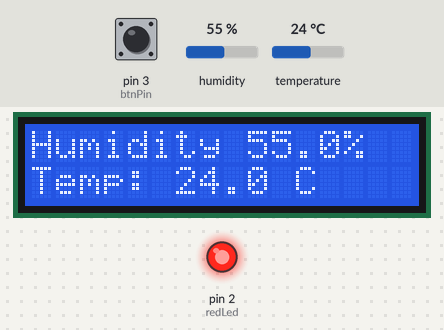
Recording of a sketch running on a simulated Arduino Mega 2560, built with avr-gcc and run on an emulated ATmega2560. Shown: 16×2 character LCD, output pins drawn as LEDs (lit = HIGH). The test bench sets the inputs (shaded band); at power-on: humidity 55 %, temperature 24 °C, pin 3 (btnPin) HIGH. WiFi joins after 1.5 s; servers stay silent unless stated; uploads are accepted with an empty reply; the modem accepts every AT command (registered, SIM ready, sends succeed) and sends nothing else; what the sketch prints to the serial monitor is not drawn.

Above: at 2.8 s.
2.9 s: humidity set to 22 %
At 4.1 s:
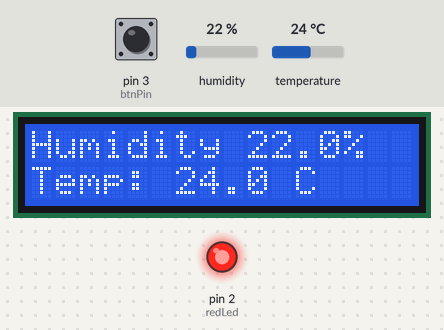
4.4 s: temperature set to 12 °C
At 5.4 s:
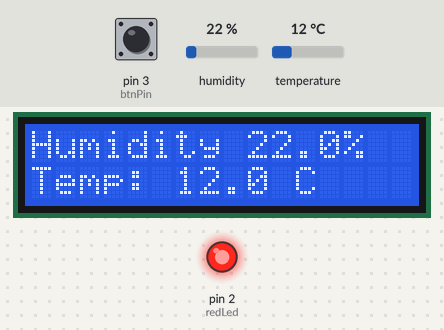
5.9 s: humidity set to 40 %
At 6.6 s:
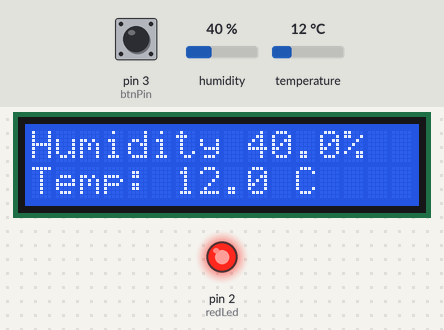
7.4 s: temperature set to 19 °C
At 7.8 s:
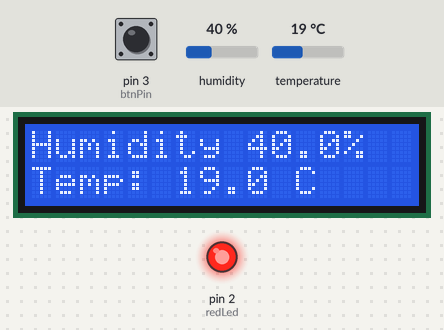
Timing chart, 0 to 9.9 s (numbered marks = the images above; inputs shaded):
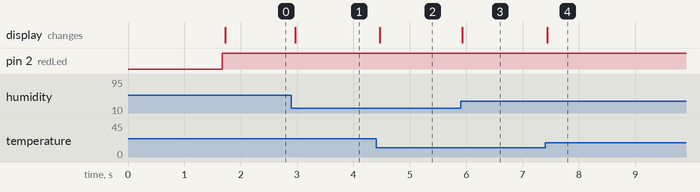

The sketch:

sketch_mar15a.ino
```cpp
#include <LiquidCrystal_I2C.h>
#include <Wire.h>
#include "WiFiEsp.h"
#include <dht.h>;
dht DHT;

WiFiEspClient client;

// variables for user functions
long timer = 0;

// WiFi Stuff

char ssid[] = "Arduino";
char pass[] = "Zp3Y8FKt";
int status = WL_IDLE_STATUS;

// your server address
char server[] = "85307.hosting.ict-college.net";
char postPage[] = "/projects/ebsyHouse/post.php";

/// vars used for timing/timeout
unsigned long lastConnectionTime = 0;
unsigned long postingInterval = 5000;

bool readSenors = true;
String content;

#define btnPin 3
#define redLed 2
#define DHT11_PIN 4

double temp;
double hum;
int light;
int tempCap = 50;

byte oldPinState = HIGH;

LiquidCrystal_I2C lcd(0x27,16,2);
// the setup function runs once when you press reset or power the board

void setup() {
  // initialize digital pin LED_BUILTIN as an output.
  Serial.begin(115200);
  pinMode(btnPin, INPUT_PULLUP);
  pinMode(redLed, OUTPUT);
  lcd.init();
  lcd.backlight();
  SetupWifi();
}

// the loop function runs over and over again forever
void loop()
{
  byte pinState = digitalRead(btnPin);
  byte ledState = digitalRead(redLed);

/*
  if (pinState != oldPinState)
  {
    delay (10);  // debounce
    if (pinState == LOW)
    {
      digitalWrite (redLed, !digitalRead (redLed));
    }
    oldPinState = pinState;
  }
  */

  if(readSenors == true)
  {
    digitalWrite(redLed, HIGH);
  }
  else
  {
    digitalWrite(redLed, LOW);
  }

  if(readSenors == true)
  {
    temp = DHT.temperature;
    hum = DHT.humidity;
    light = 1;
    MakeMessege();

    int chk = DHT.read11(DHT11_PIN);
    lcd.display();
    lcd.backlight();
    lcd.setCursor(0,0);

    lcd.print("Humidity ");
    lcd.print(DHT.humidity, 1);
    lcd.print("%");

    lcd.setCursor (0, 1);
    lcd.print ("Temp: ");
    lcd.print(DHT.temperature, 1);
    lcd.print(" C");

  }

  handleHttpPost();
  handleHttpResponce();
}


void handleHttpResponce()
{
  String readString;
  // receive incommin wifi data
  while (client.available()) {
    char c = client.read();
    readString += c;
    //Serial.print(c); // debug only
  }
   if (readString.length() >0)
   {
   // Serial.println(readString); // debug only

    /* insert your processString function to get the data form the serever
        e.g:  int dataReceived = processString(readString, start, end);
    */

    client.stop();           // stop http client
    readSenors = true;       // sensors can be read again
  }
}


/* function     : (String strInput, String keyStart, String keyEnd)
|*
|* Description  : Seach trough a string to find the value after keyStart and before keyEnd
|*                e.g. strInput = LED01!DOOR04!RFID93283959235!  KeyStart = DOOR; KeyEnd = !
|*                returns 04
|*
|* In/Out       : in  : String to search trough
|*                in  : search word and end char
|*                out : value received from server
*/
int processString(String strInput, String keyStart, String keyEnd)
{

}

void parseString(String input)
{
  /*

double temp;
double hum;
int light;
int tempCap = 50;

  */

  int start = 0;
  int end = input.indexOf("#");

  while (end != -1)
  {
    String substring = input.substring(start, end);
    int starIndex = substring.indexOf("*");
    String varName = substring.substring(0, starIndex);
    String varValue = substring.substring(starIndex + 1);

    if(varName == "temp")
    {
      temp = varValue.toInt();
    }
    else if(varName == "hum")
    {
      hum = varValue.toInt();
    }
    else if(varName == "light")
    {
      light = varValue.toInt();
    }


    start = end + 1;
    end = input.indexOf("#", start);
  }
}

void MakeMessege()
{
  String tmpString = "temperature=";
  String humString = "&humidity=";
  String lightString = "&light=";

  content = tmpString + temp + humString + hum + lightString + light;

  //rfid code
  //content += rfidCode()
}


#pragma region dontChangeCode
  /*------------------------------------------------------------------------------
  |*  FUNCTIONS -- DO NOT CHANGE!!
  |*------------------------------------------------------------------------------
  */
  /* function     : handleHttpPost(String)
  |*
  |* Description  : this method sends a post request to the server
  |*
  |* In/Out       : in : nothing
  |*                var: readSenors: disable reading the sensors while sending/receiving
  |*                var: timer: keep track ot the time (elapsed)
  |*                var: client: WifiClient
  |*                var: content: String to be send as post to php page
  |*                out: nothing
  */
  void handleHttpPost()
  {

    // if n seconds have passed since your last connection,
    // then connect again and send data
    if (millis() - lastConnectionTime > postingInterval) {
      readSenors = false;
      timer = millis();
      client.stop();
      httpPostRequest();

      // print the time it took to post the data
      Serial.println("duration : "+ String(millis()-timer));
    }
  }


  /* function     : httpPostRequest(String)
  |*
  |* Description  : this method makes a HTTP POST connection to the server
  |*
  |* In/Out       : in : String to be send as post to php page
  |*                var: server: webserver to connect to
  |*                var: postPage: page to post the string to
  |*                var: client: WifiClient
  |*                out: nothing
  */
  void httpPostRequest()
  {
    // connected?
    if (!client.connected()) {
      Serial.println("Disconnecting from server...");
      client.stop();
    }

    // if there's a successful connection
    if (client.connect(server, 80) || client.connected()) {
      Serial.println("Connecting...");

      /// DO NOT CHANGE! -- making the http header
      client.println("POST "+ String(postPage) + " HTTP/1.1");
      client.println("Host: "+ String(server));
      client.println("User-Agent: arduino-ethernet");
      client.println("Accept: */*");
      client.println("Content-Length: " + String(content.length()));
      client.println("Content-Type: application/x-www-form-urlencoded");
      client.println();
      client.print(content);
      /// do not change!

      // note the time that the connection was made
      lastConnectionTime = millis();

    }
    else {
      // if you couldn't make a connection
      Serial.println("Connection failed");
      delay(1000);
    }
  }


  /* function     : SetupWifi(void)
  |*
  |* Description  : initialize ESP module
  |*
  |* In/Out       : in : nothing
  |*                var: ssid: wifi ssid
  |*                var: pass: wifi pass
  |*                out: nothing
  */
  void SetupWifi()
  {

      // serial wifi connection
    Serial1.begin(9600);
    Serial1.println("AT+UART_DEF=115200,8,1,0,0\r\n");
    Serial1.write("AT+RST\r\n");
    delay(100);
    Serial1.begin(115200);

    WiFi.init(&Serial1);

    // check for the presence of the shield
    if (WiFi.status() == WL_NO_SHIELD) {
      Serial.println("WiFi shield not present");
      while (true);    // don't continue
    }

    // attempt to connect to WiFi network
    while ( status != WL_CONNECTED) {
      Serial.print("Attempting to connect to WPA SSID: ");
      Serial.println(ssid);
      status = WiFi.begin(ssid, pass);
    }

    Serial.println("You're connected to the network");
    printWifiStatus();
  }

  /* function     : printWifiStatus(void)
  |*
  |* Description  : print the wifi status
  |*
  |* In/Out       : in : nothing
  |*                out: nothing
  */
  void printWifiStatus()
  {
    // print the SSID of the network you're attached to
    Serial.print("SSID: ");
    Serial.println(WiFi.SSID());

    // print your WiFi shield's IP address
    IPAddress ip = WiFi.localIP();
    Serial.print("IP Address: ");
    Serial.println(ip);

    // print the received signal strength
    long rssi = WiFi.RSSI();
    Serial.print("Signal strength (RSSI):");
    Serial.print(rssi);
    Serial.println(" dBm");
  }

#pragma endregion dontChangeCode
```

Measured:
- after the input at 2.9 s, the display: changes after 0.06 s (image 1)
- after the input at 4.4 s, the display: changes after 0.06 s (image 2)
- after the input at 5.9 s, the display: changes at once (image 3)
- after the input at 7.4 s, the display: changes at once (image 4)
